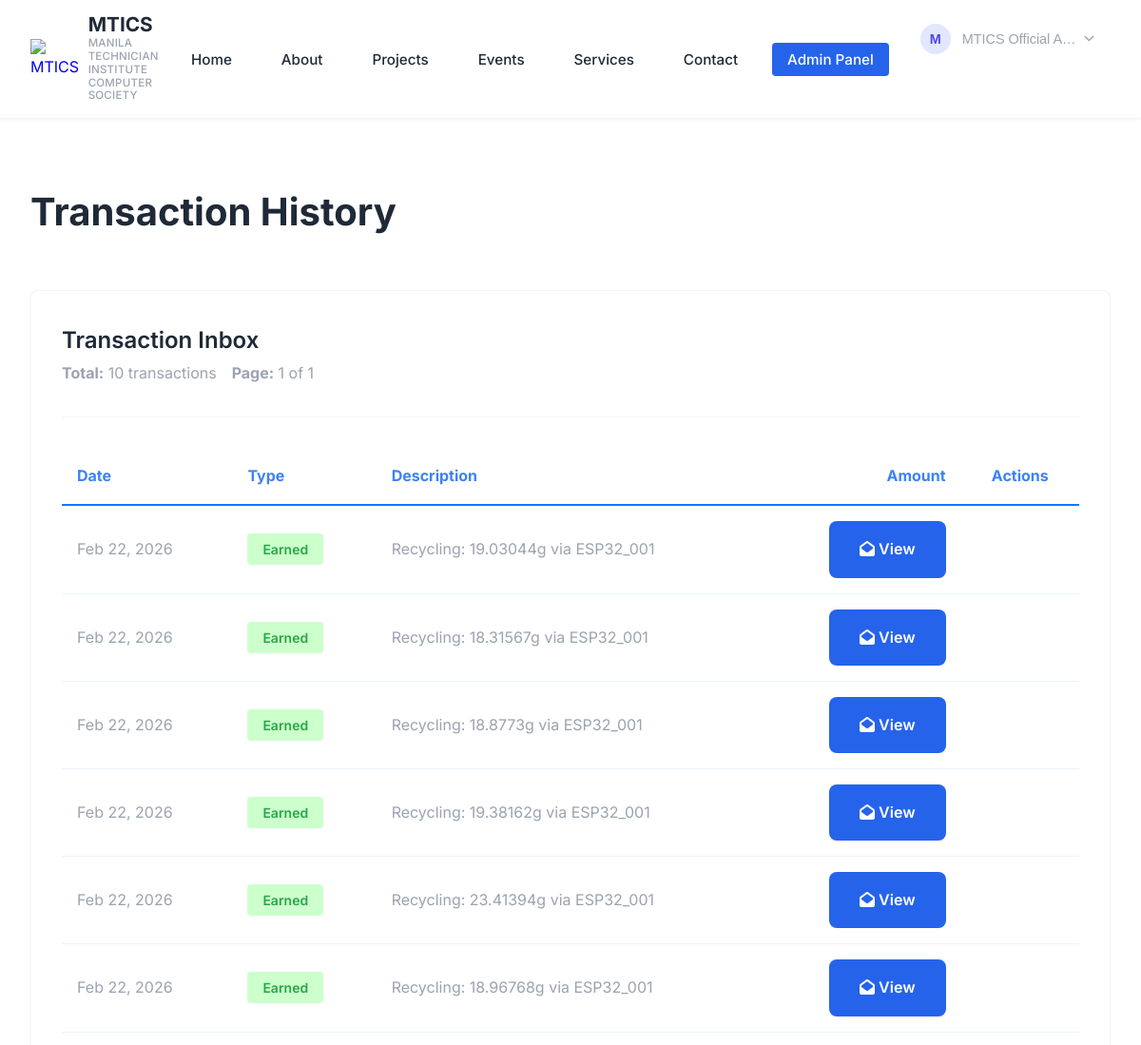
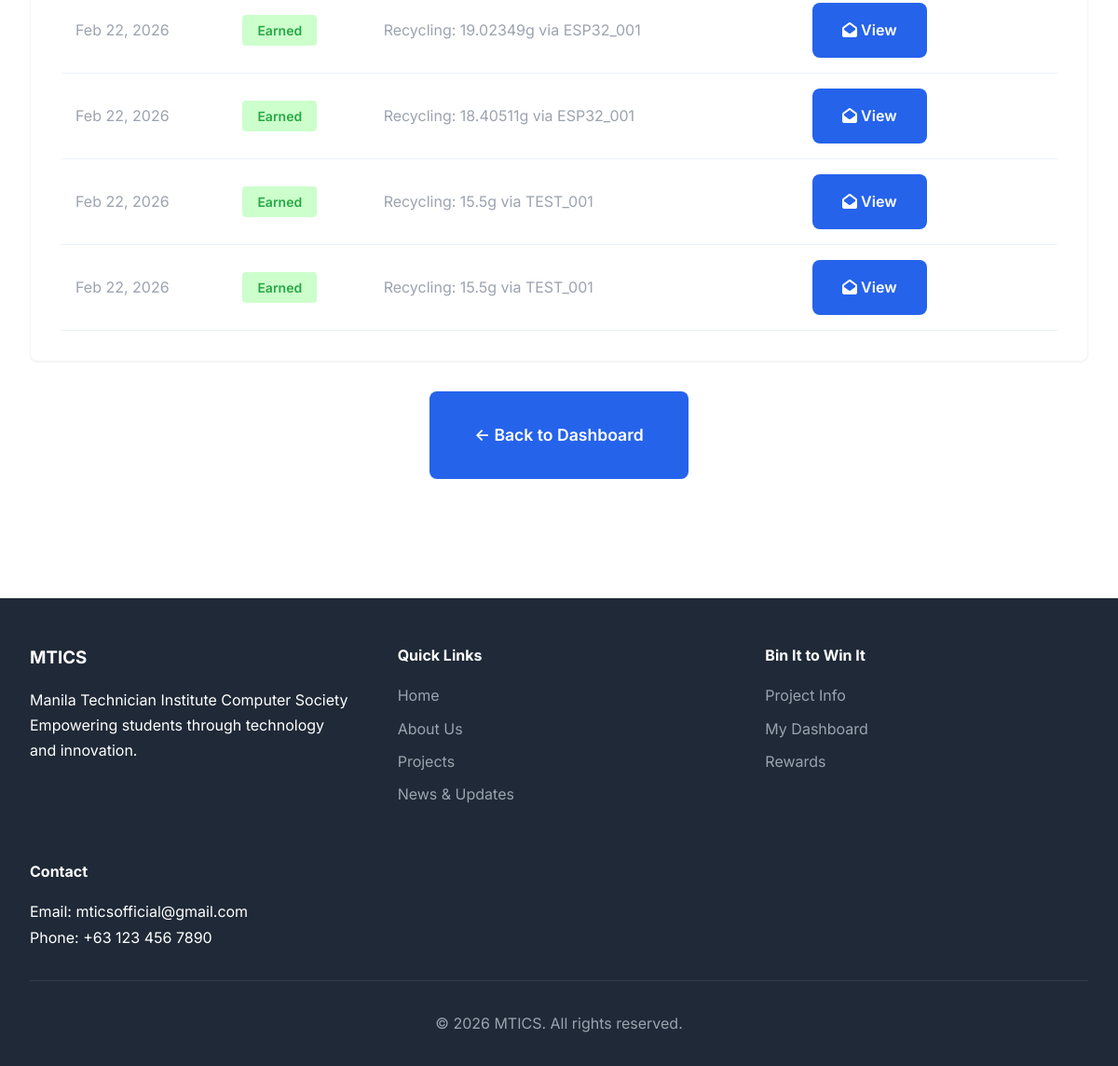
Screenshot of /dashboard/transactions.php (signed in) with the database file from the repository (2 pictures, top to bottom).
### tables this page shows
CREATE TABLE IF NOT EXISTS transactions (
    id INT AUTO_INCREMENT PRIMARY KEY,
    user_id INT NOT NULL,
    transaction_type ENUM('earned', 'redeemed', 'admin_adjustment') NOT NULL,
    amount DECIMAL(10, 2) NOT NULL,
    description TEXT,
    related_reward_id INT NULL,
    created_at TIMESTAMP DEFAULT CURRENT_TIMESTAMP,
    FOREIGN KEY (user_id) REFERENCES users(id) ON DELETE CASCADE,
    INDEX idx_user_id (user_id),
    INDEX idx_created_at (created_at),
    INDEX idx_transaction_type (transaction_type)
);

### config/config.php (called while the page is built, shortened)
<?php
function format_tokens($amount) {
    return number_format($amount, 2);
}

### dashboard/transactions.php (the view, shortened to what this page needs)
<?php
require_once '../config/config.php';
$user_id = get_user_id();
$selected_transaction_id = isset($_GET['transaction_id']) ? (int)$_GET['transaction_id'] : 0;
$page = isset($_GET['page']) ? max(1, (int)$_GET['page']) : 1;
$per_page = 20;
$offset = ($page - 1) * $per_page;
$db = Database::getInstance()->getConnection();
$stmt = $db->prepare("SELECT COUNT(*) FROM transactions WHERE user_id = ?");
$stmt->execute([$user_id]);
$total_transactions = $stmt->fetchColumn();
$total_pages = ceil($total_transactions / $per_page);
$stmt = $db->prepare("
    SELECT t.*, r.name as reward_name
    FROM transactions t
    LEFT JOIN rewards r ON t.related_reward_id = r.id
    WHERE t.user_id = ?
    ORDER BY t.created_at DESC
    LIMIT ? OFFSET ?
");
$stmt->execute([$user_id, $per_page, $offset]);
$transactions = $stmt->fetchAll();
$selected_transaction = null;
include '../includes/header.php';
?>
<section class="section">
    <div class="container">
        <h1 class="section-title">Transaction History</h1>
        <?php if ($selected_transaction_id > 0 && $selected_transaction): ?>
            <div class="card">
                <div class="card-header">
                    <h2 class="card-title">Transaction Details</h2>
                    <div style="margin-top: 0.5rem; color: var(--medium-gray);">
                        Transaction ID: #<?php echo $selected_transaction['id']; ?> |
                        Date: <?php echo date('F j, Y g:i A', strtotime($selected_transaction['created_at'])); ?>
                    </div>
                </div>
                <div class="card-body">
                    <div style="display: grid; grid-template-columns: 200px 1fr; gap: 1.5rem; margin-bottom: 2rem;">
                        <div>
                            <label style="font-weight: 600; color: var(--text-dark);">Type:</label>
                            <div style="margin-top: 0.5rem;">
                                <span style="
                                    padding: 0.5rem 1rem;
                                    border-radius: var(--radius-sm);
                                    font-size: 0.875rem;
                                    font-weight: 600;
                                    <?php
                                    if ($selected_transaction['transaction_type'] === 'earned') {
                                        echo 'background: rgba(0, 255, 0, 0.2); color: #90ee90;';
                                    } elseif ($selected_transaction['transaction_type'] === 'redeemed') {
                                        echo 'background: rgba(255, 215, 0, 0.2); color: var(--bright-gold);';
                                    } elseif ($selected_transaction['transaction_type'] === 'admin_adjustment') {
                                        echo 'background: rgba(61, 127, 199, 0.2); color: var(--light-blue);';
                                    } else {
                                        echo 'background: rgba(108, 117, 125, 0.2); color: var(--text-dark);';
                                    }
                                    ?>
                                ">
                                    <?php
                                    echo match($selected_transaction['transaction_type']) {
                                        'earned' => 'Earned',
                                        'redeemed' => 'Redeemed',
                                        'admin_adjustment' => 'Admin Adjustment',
                                        'refund' => 'Refund',
                                        default => ucfirst(str_replace('_', ' ', $selected_transaction['transaction_type']))
                                    };
                                    ?>
                                </span>
                            </div>
                        </div>
                        <div>
                            <label style="font-weight: 600; color: var(--text-dark);">Amount:</label>
                            <div style="margin-top: 0.5rem; font-size: 1.2rem; font-weight: bold; color: <?php
                                echo $selected_transaction['transaction_type'] === 'earned' ? '#28a745' : '#dc3545'; ?>;">
                                <?php echo $selected_transaction['transaction_type'] === 'earned' ? '+' : '-'; ?>
                                <?php echo format_tokens($selected_transaction['amount']); ?>
                            </div>
                        </div>
                    </div>
                    <div style="margin-bottom: 2rem;">
                        <label style="font-weight: 600; color: var(--text-dark);">Description:</label>
                        <div style="margin-top: 0.5rem; padding: 1rem; background: #f8f9fa; border-radius: 8px; border-left: 4px solid <?php
                            echo match($selected_transaction['transaction_type']) {
                                'earned' => '#28a745',
                                'redeemed' => '#dc3545',
                                'admin_adjustment' => '#007bff',
                                'refund' => '#6c757d',
                                default => '#6c757d'
                            };
                            ?>;">
                            <?php echo htmlspecialchars($selected_transaction['description']); ?>
                            <?php if ($selected_transaction['reward_name']): ?>
                                <div style="margin-top: 0.5rem; font-size: 0.9rem; color: var(--azure-blue);">
                                    Reward: <?php echo htmlspecialchars($selected_transaction['reward_name']); ?>
                                </div>
                            <?php endif; ?>
                        </div>
                    </div>
                    <div style="text-align: center; margin-top: 2rem;">
                        <a href="transactions.php" class="btn btn-secondary">← Back to All Transactions</a>
                    </div>
                </div>
            </div>
        <?php else: ?>
            <div class="card">
                <div class="card-header">
                    <h2 class="card-title">Transaction Inbox</h2>
                    <div style="margin-bottom: 1rem; display: flex; gap: 1rem; align-items: center;">
                        <div style="color: var(--medium-gray);">
                            <strong>Total:</strong> <?php echo $total_transactions; ?> transactions
                        </div>
                        <div style="color: var(--medium-gray);">
                            <strong>Page:</strong> <?php echo $page; ?> of <?php echo $total_pages; ?>
                        </div>
                    </div>
                </div>
                <div class="card-body">
                    <?php if (empty($transactions)): ?>
                        <div style="text-align: center; padding: 3rem;">
                            <i class="fa-solid fa-inbox" style="font-size: 3rem; margin-bottom: 1rem; display: block; color: var(--medium-gray);"></i>
                            <p style="color: var(--medium-gray); font-size: 1.1rem;">
                                No transactions found.
                            </p>
                            <a href="index.php" class="btn btn-primary" style="margin-top: 1rem;">Back to Dashboard</a>
                        </div>
                    <?php else: ?>
                        <div style="overflow-x: auto;">
                            <table style="width: 100%; border-collapse: collapse;">
                                <thead>
                                    <tr style="border-bottom: 2px solid var(--azure-blue);">
                                        <th style="padding: 1rem; text-align: left; color: var(--light-blue);">Date</th>
                                        <th style="padding: 1rem; text-align: left; color: var(--light-blue);">Type</th>
                                        <th style="padding: 1rem; text-align: left; color: var(--light-blue);">Description</th>
                                        <th style="padding: 1rem; text-align: right; color: var(--light-blue);">Amount</th>
                                        <th style="padding: 1rem; text-align: center; color: var(--light-blue);">Actions</th>
                                    </tr>
                                </thead>
                                <tbody>
                                    <?php foreach ($transactions as $transaction): ?>
                                        <tr style="border-bottom: 1px solid rgba(61, 127, 199, 0.1); cursor: pointer;"
                                            onmouseover="this.style.backgroundColor='#f0f8ff'"
                                            onmouseout="this.style.backgroundColor='transparent'"
                                            onclick="window.location.href='transactions.php?transaction_id=<?php echo $transaction['id']; ?>'">
                                            <td style="padding: 1rem; color: var(--medium-gray); white-space: nowrap;">
                                                <?php
                                                $time = strtotime($transaction['created_at']);
                                                if (time() - $time < 86400) {
                                                    echo date('g:i A', $time);
                                                } else {
                                                    echo date('M j, Y', $time);
                                                }
                                                ?>
                                            </td>
                                            <td style="padding: 1rem;">
                                                <span style="
                                                    padding: 0.5rem 1rem;
                                                    border-radius: var(--radius-sm);
                                                    font-size: 0.875rem;
                                                    font-weight: 600;
                                                    <?php
                                                    if ($transaction['transaction_type'] === 'earned') {
                                                        echo 'background: rgba(0, 255, 0, 0.2); color: #28a745;';
                                                    } elseif ($transaction['transaction_type'] === 'redeemed') {
                                                        echo 'background: rgba(255, 215, 0, 0.2); color: #ffc107;';
                                                    } elseif ($transaction['transaction_type'] === 'admin_adjustment') {
                                                        echo 'background: rgba(61, 127, 199, 0.2); color: #007bff;';
                                                    } elseif ($transaction['transaction_type'] === 'refund') {
                                                        echo 'background: rgba(108, 117, 125, 0.2); color: #6c757d;';
                                                    } else {
                                                        echo 'background: rgba(108, 117, 125, 0.2); color: #6c757d;';
                                                    }
                                                    ?>
                                                ">
                                                    <?php
                                                    echo match($transaction['transaction_type']) {
                                                        'earned' => 'Earned',
                                                        'redeemed' => 'Redeemed',
                                                        'admin_adjustment' => 'Admin Adj.',
                                                        'refund' => 'Refund',
                                                        default => ucfirst(str_replace('_', ' ', $transaction['transaction_type']))
                                                    };
                                                    ?>
                                                </span>
                                            </td>
                                            <td style="padding: 1rem; color: var(--medium-gray); max-width: 300px;">
                                                <div><?php echo htmlspecialchars($transaction['description']); ?></div>
                                            </td>
                                            <td style="padding: 1rem; text-align: right; font-weight: 700; font-size: 1.1rem;
                                                <?php
                                                $color = match($transaction['transaction_type']) {
                                                    'earned' => '#28a745',
                                                    'redeemed' => '#ffc107',
                                                    'admin_adjustment' => '#007bff',
                                                    'refund' => '#6c757d',
                                                    default => '#6c757d'
                                                };
                                                echo "color: $color;";
                                                ?>
                                                <?php echo $transaction['transaction_type'] === 'earned' ? '+' : '-'; ?>
                                                <?php echo format_tokens($transaction['amount']); ?>
                                            </td>
                                            <td style="padding: 1rem; text-align: center;">
                                                <a href="transactions.php?transaction_id=<?php echo $transaction['id']; ?>"
                                                   class="btn btn-sm btn-primary">
                                                    <i class="fa-solid fa-envelope-open"></i> View
                                                </a>
                                            </td>
                                        </tr>
                                    <?php endforeach; ?>
                                </tbody>
                            </table>
                        </div>
                    <?php endif; ?>
                </div>
            </div>
        <?php endif; ?>
        <div style="text-align: center; margin-top: 2rem;">
            <a href="index.php" class="btn btn-primary btn-large">← Back to Dashboard</a>
        </div>
    </div>
</section>
<?php include '../includes/footer.php'; ?>

### rows the page displays
transactions: created_at "Feb 22, 2026", transaction_type "Earned", description "Recycling: 19.03044g via ESP32_001"
transactions: created_at "Feb 22, 2026", transaction_type "Earned", description "Recycling: 18.31567g via ESP32_001"
transactions: created_at "Feb 22, 2026", transaction_type "Earned", description "Recycling: 18.8773g via ESP32_001"
transactions: created_at "Feb 22, 2026", transaction_type "Earned", description "Recycling: 19.38162g via ESP32_001"
transactions: created_at "Feb 22, 2026", transaction_type "Earned", description "Recycling: 23.41394g via ESP32_001"
transactions: created_at "Feb 22, 2026", transaction_type "Earned", description "Recycling: 18.96768g via ESP32_001"
transactions: created_at "Feb 22, 2026", transaction_type "Earned", description "Recycling: 19.02349g via ESP32_001"
transactions: created_at "Feb 22, 2026", transaction_type "Earned", description "Recycling: 18.40511g via ESP32_001"
transactions: created_at "Feb 22, 2026", transaction_type "Earned", description "Recycling: 15.5g via TEST_001"
transactions: created_at "Feb 22, 2026", transaction_type "Earned", description "Recycling: 15.5g via TEST_001"

### other values shown
$initials "M"
$current_name "MTICS Official A…"
$total_transactions "10"
$page "1"
$total_pages "1"
